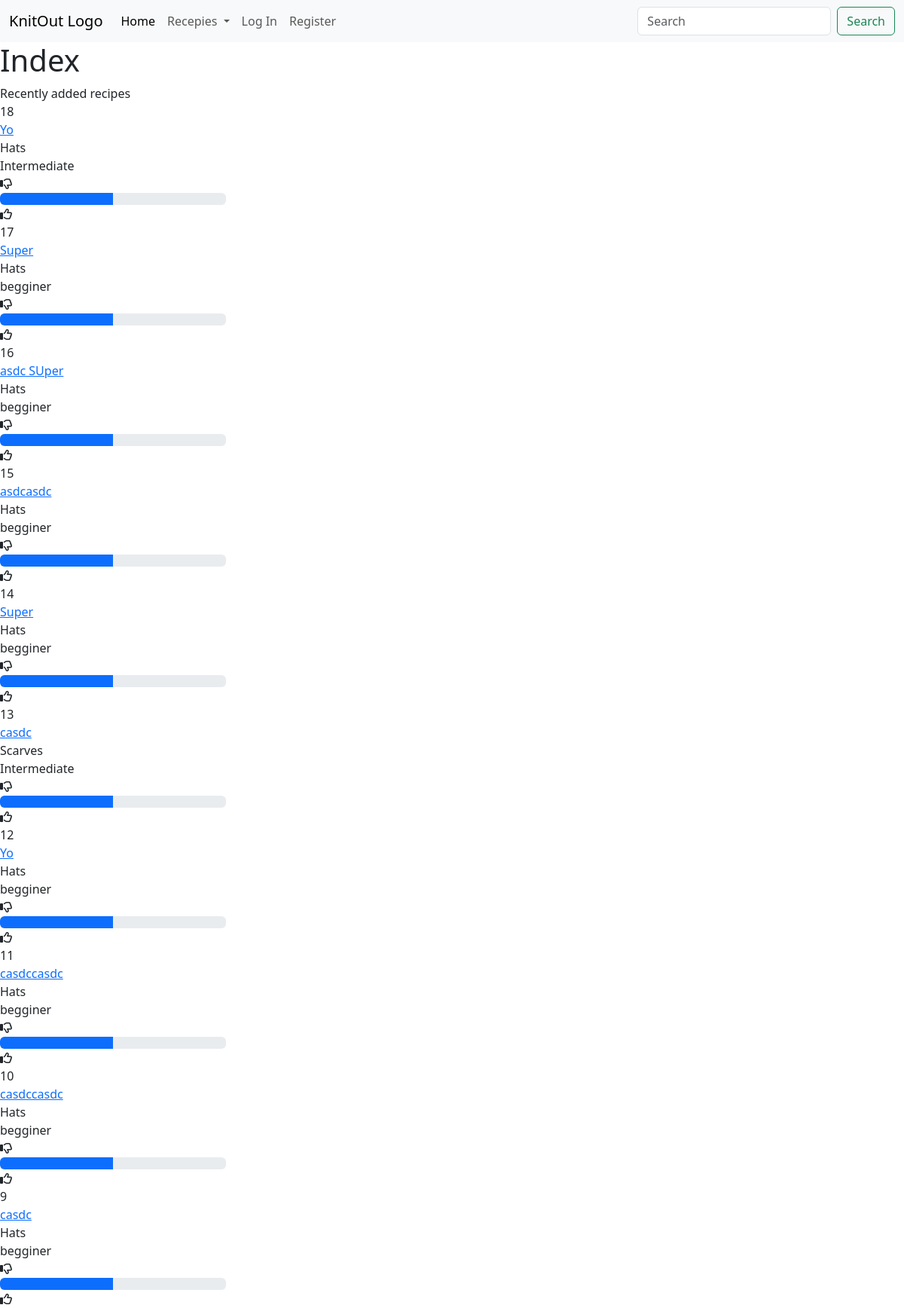
The app's page /, older data.
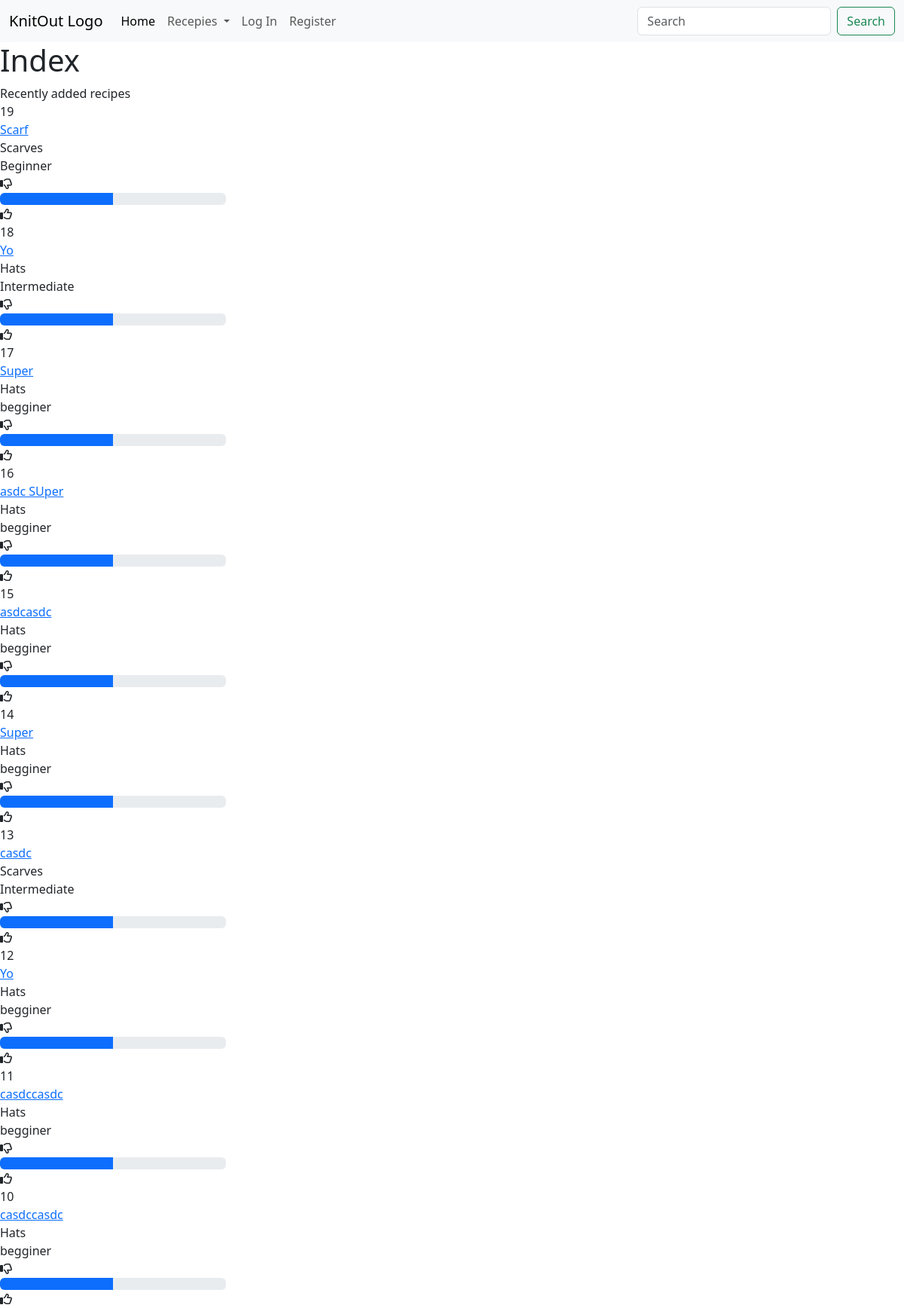
The same page, newer data.
### knitout/models.py (models this page shows, shortened)
class Recipe(models.Model):
    CATEGORIES = [
        ('', 'Choose Category'),
        ('hats', "Hats"),
        ('sweaters', 'Sweaters and Jumpers'),
        ('scarves', 'Scarves'),
        ('blankets', 'Blankets and Throws'),
        ('cardigans', 'Cardigans'),
        ('socks', 'Socks'),
        ('gloves', 'Gloves'),
        ('toys', 'Toys'),
        ('other', 'Other')
    ]
    DIFFICULTY = [
        ('', 'Choose level'),
        ('beginner', 'Beginner'),
        ('intermediate', 'Intermediate'),
        ('experienced', 'Experienced'),
        ('expert', 'Expert/Grandma')
    ]
    name = models.CharField(max_length = 48)
    category = models.CharField(max_length=64, choices=CATEGORIES)
    num_steps = models.IntegerField(default = 0)
    jarn_amount = models.FloatField(default = 0)
    date = models.DateTimeField(auto_now_add=True)
    difficulty = models.CharField(max_length=64, choices=DIFFICULTY)
    user = models.ForeignKey(User, on_delete=models.CASCADE, related_name="user")
    favorites = models.ManyToManyField(User, blank=True, related_name="favorites")
    likes = models.ManyToManyField(User, blank=True, related_name="users_likes")
    dislikes = models.ManyToManyField(User, blank=True, related_name="user_dislikes")

### knitout/views.py (the view)
# urls.py: path("", views.index, name="index"),
def index(request):
    recipes_follow = False
    if request.user.is_authenticated:
        recipes_follow = Recipe.objects.filter(favorites = request.user).order_by('-date')[:2]
    recipes_all = Recipe.objects.order_by('-date')[:10]
    return render(request, "knitout/index.html", {
        "recipes_follow": recipes_follow,
        "recipes_all": recipes_all
    })

### knitout/templates/knitout/index.html (shortened to what this page needs)
{% extends "knitout/layout.html" %}
{% block body %}
<h1>Index</h1>
<div id="index_div">
    <div id="recently_added_all">
        Recently added recipes
        {% for recipe in recipes_all %}
        <div class="recipe_preview">
            <div class="recipe_preview_id">{{ recipe.id }}</div>
            <div class="recipe_preview_name"><a href="{% url 'recipe_view' recipe.id %}">{{ recipe.name }}</a></div>
            <div class="recipe_preview_category">{{ recipe.get_category_display }}</div>
            <div class="recipe_preview_difficulty">{{ recipe.get_difficulty_display }}</div>
            <div class="recipe_preview_bar">
                <div id="recipe_down"><i class="fa-regular fa-thumbs-down"></i></div>
                <div id="recipe_bar"><div class="progress w-25" role="progressbar" aria-label="Good/Bad"
                aria-valuenow="50" aria-valuemin="0" aria-valuemax="100">
                <div class="progress-bar" style="width: 50%">
                </div></div>
                <div id="recipe_up"><i class="fa-regular fa-thumbs-up"></i></div>
            </div>
        </div>
        {% endfor %}
    </div>
</div>
{% endblock %}

### knitout/templates/knitout/layout.html (shortened to what this page needs)
{% load static %}
<!DOCTYPE html>
<html lang="en">
    <head>
        <link href="https://cdn.jsdelivr.net/npm/bootstrap@5.3.0-alpha3/dist/css/bootstrap.min.css" rel="stylesheet">
        <link href="{% static 'knitout/styles.css' %}" rel="stylesheet">
    </head>
    <body>
        <nav class="navbar navbar-expand-lg bg-body-tertiary">
            <div class="container-fluid">
              <a class="navbar-brand" href="#">KnitOut Logo</a>
              <div class="collapse navbar-collapse" id="navbarTogglerDemo02">
                <ul class="navbar-nav me-auto mb-2 mb-lg-0">
                  <li class="nav-item">
                    <a class="nav-link active" aria-current="page" href="{% url 'index' %}">Home</a>
                  </li>
                  <li class="nav-item dropdown">
                    <a class="nav-link dropdown-toggle" href="#" role="button" data-bs-toggle="dropdown" aria-expanded="false">
                      Recepies
                    </a>
                  </li>
                  {% if user.is_authenticated %}
                            <li class="nav-item">
                                <a class="nav-link" href="#">Favorites</a>
                            </li>
                            <li class="nav-item">
                                <a class="nav-link" href="#">Following</a>
                            </li>
                            <li class="nav-item">
                                <a class="nav-link" href="{% url 'add_recipe' %}">Add New Recipe</a>
                            </li>
                            <li class="nav-item">
                                <a class="nav-link" href="{% url 'logout' %}">Log Out</a>
                            </li>
                        {% else %}
                            <li class="nav-item">
                                <a class="nav-link" href="{% url 'login' %}">Log In</a>
                            </li>
                            <li class="nav-item">
                                <a class="nav-link" href="{% url 'register' %}">Register</a>
                            </li>
                        {% endif %}
                </ul>
                <form class="d-flex" role="search">
                  <input class="form-control me-2" type="search" placeholder="Search" aria-label="Search">
                  <button class="btn btn-outline-success" type="submit">Search</button>
                </form>
              </div>
            </div>
          </nav>
        <div class="body">
            {% block body %}
            {% endblock %}
        </div>
    </body>
</html>

Row changes from the older to the newer data that the page shows:
no longer on this page (row unchanged): Recipe: id "9", name "casdc", category "Hats", difficulty "begginer"
added Recipe: id "19", name "Scarf", category "Scarves", difficulty "Beginner"
